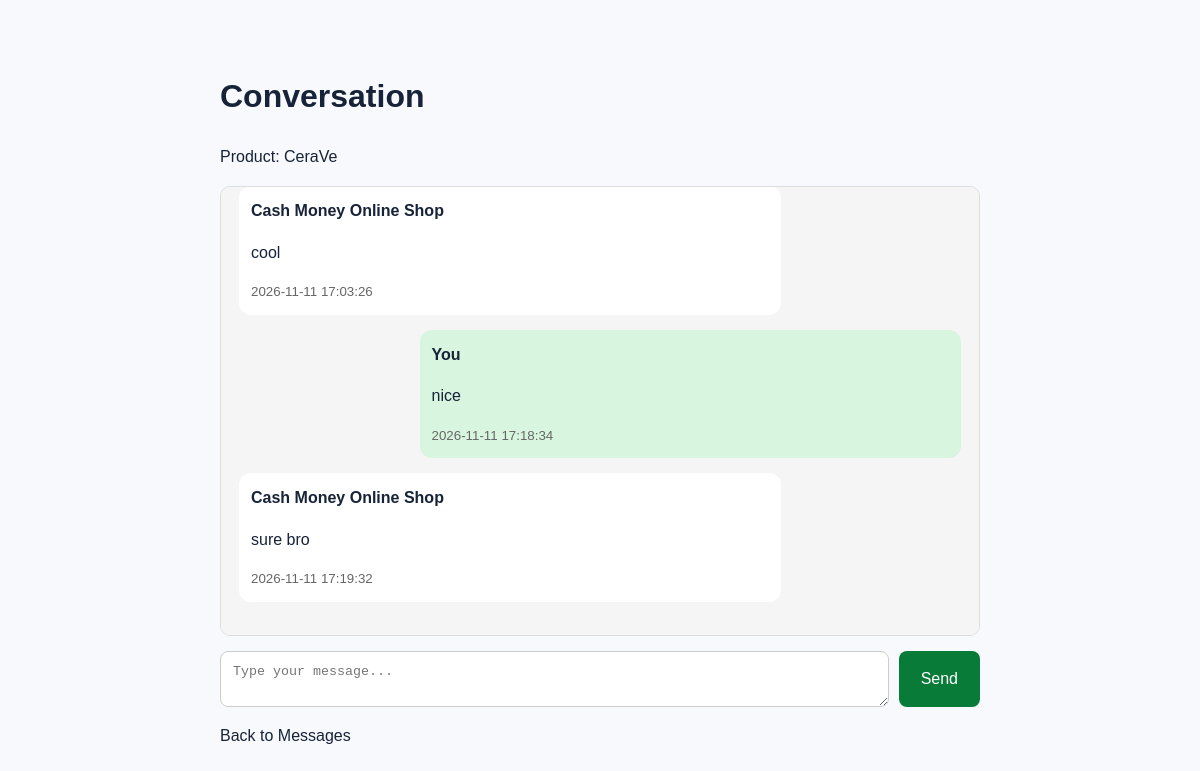
Screenshot of /messages/2 (signed in) with the database file from the repository.
### tables this page shows
CREATE TABLE products (
            id INTEGER PRIMARY KEY AUTOINCREMENT,
            seller_id INTEGER NOT NULL,
            name TEXT NOT NULL,
            category TEXT NOT NULL,
            price REAL NOT NULL CHECK(price >= 0),
            quantity INTEGER NOT NULL DEFAULT 1 CHECK(quantity >= 0),
            image TEXT,
            description TEXT,
            created_at TIMESTAMP DEFAULT CURRENT_TIMESTAMP, is_hidden INTEGER NOT NULL DEFAULT 0,
            FOREIGN KEY (seller_id) REFERENCES users(id)
        );

CREATE TABLE messages (
            id INTEGER PRIMARY KEY AUTOINCREMENT,
            conversation_id INTEGER NOT NULL,
            sender_id INTEGER NOT NULL,
            message TEXT NOT NULL CHECK(length(trim(message)) > 0),
            is_read INTEGER NOT NULL DEFAULT 0,
            created_at TIMESTAMP DEFAULT CURRENT_TIMESTAMP,

            FOREIGN KEY (conversation_id)
                REFERENCES conversations(id),

            FOREIGN KEY (sender_id)
                REFERENCES users(id)
        );

CREATE TABLE users (
            id INTEGER PRIMARY KEY AUTOINCREMENT,
            name TEXT NOT NULL,
            email TEXT NOT NULL UNIQUE,
            password_hash TEXT NOT NULL,
            role TEXT NOT NULL CHECK(role IN ('buyer', 'seller')),
            created_at TIMESTAMP DEFAULT CURRENT_TIMESTAMP
        , profile_image TEXT, shop_description TEXT);

### app.py (the view)
@app.route("/messages/<int:conversation_id>")
def view_conversation(conversation_id):
    if "user_id" not in session:
        return redirect(url_for("login"))
    user_id = session["user_id"]
    connection = get_db_connection()
    try:
        conversation = connection.execute("""
            SELECT
                c.*,
                buyer.name AS buyer_name,
                seller.name AS seller_name,
                p.name AS product_name

            FROM conversations c

            JOIN users buyer ON buyer.id = c.buyer_id
            JOIN users seller ON seller.id = c.seller_id

            LEFT JOIN products p ON p.id = c.product_id

            WHERE c.id = ?
              AND (c.buyer_id = ? OR c.seller_id = ?)

        """, (
            conversation_id,
            user_id,
            user_id
        )).fetchone()
        if conversation is None:
            abort(404)
        connection.execute("""
            UPDATE messages
            SET is_read = 1
            WHERE conversation_id = ?
              AND sender_id != ?
        """, (
            conversation_id,
            user_id
        ))
        message_list = connection.execute("""
            SELECT
                m.id,
                m.sender_id,
                m.message,
                m.is_read,
                m.created_at,
                u.name AS sender_name

            FROM messages m

            JOIN users u ON u.id = m.sender_id

            WHERE m.conversation_id = ?

            ORDER BY m.id ASC

        """, (conversation_id,)).fetchall()
        connection.commit()
    finally:
        connection.close()
    return render_template(
        "conversation.html",
        conversation=conversation,
        chat_messages=message_list
    )

### app.py (called while the page is built)
def get_db_connection():
    connection = sqlite3.connect(DATABASE)
    connection.row_factory = sqlite3.Row
    return connection

@app.context_processor
def inject_unread_messages():
    unread_messages = 0
    if "user_id" in session:
        connection = get_db_connection()
        try:
            unread_messages = connection.execute("""
                SELECT COUNT(*)
                FROM messages m
                JOIN conversations c
                    ON c.id = m.conversation_id
                WHERE m.is_read = 0
                AND m.sender_id != ?
                AND (c.buyer_id = ? OR c.seller_id = ?)
            """, (
                session["user_id"],
                session["user_id"],
                session["user_id"]
            )).fetchone()[0]
        finally:
            connection.close()
    return {
        "unread_messages": unread_messages
    }

### templates/conversation.html (shortened to what this page needs)
<!DOCTYPE html>
<html lang="en">
<head>
    <link rel="stylesheet" href="{{ url_for('static', filename='style.css') }}">
</head>
<body>
<div class="chat-container">
    <h1>Conversation</h1>
    <p>
        Product:
        {{ conversation.product_name or "General conversation" }}
    </p>
    <div class="chat-box" id="chatBox"
     data-conversation-id="{{ conversation.id }}"
     data-user-id="{{ session.get('user_id') }}">
    {% for message in chat_messages %}
        <div class="message
            {% if message.sender_id == session.get('user_id') %}
                my-message
            {% else %}
                other-message
            {% endif %}"
            data-message-id="{{ message.id }}">
            <strong>
                {% if message.sender_id == session.get('user_id') %}
                    You
                {% else %}
                    {{ message.sender_name }}
                {% endif %}
            </strong>
            <p>{{ message.message }}</p>
            <small>{{ message.created_at }}</small>
        </div>
    {% endfor %}
</div>
    <form class="message-form"
          method="POST"
          action="{{ url_for('send_message', conversation_id=conversation.id) }}">
        <textarea name="message"
                  placeholder="Type your message..."
                  maxlength="2000"
                  required></textarea>
        <button type="submit">Send</button>
    </form>
    <p>
        <a href="{{ url_for('messages') }}">Back to Messages</a>
    </p>
</div>
</body>
</body>
</html>

### static/style.css (style rules this page uses)
:root { --navy: #102846; --blue: #1769e0; --blue-light: #eaf2ff; --text: #172338; --muted: #69778a; --border: #e4eaf2; --background: #f7f9fc; --white: #ffffff; }
* { box-sizing: border-box; }
html { scroll-behavior: smooth; }
body { margin: 0; font-family: Arial, Helvetica, sans-serif; color: var(--text); background: var(--background); line-height: 1.6; }
a { color: inherit; text-decoration: none; }
button, input { font: inherit; }
button, a { -webkit-tap-highlight-color: transparent; }

### templates/conversation.html (style rules this page uses)
.chat-container { max-width: 800px; margin: 30px auto; padding: 20px; }
.chat-box { height: 450px; overflow-y: auto; padding: 18px; border: 1px solid #ddd; border-radius: 10px; background: #f5f5f5; }
.message { max-width: 75%; padding: 12px; margin-bottom: 15px; border-radius: 12px; overflow-wrap: anywhere; }
.my-message { margin-left: auto; background: #d8f5df; }
.other-message { margin-right: auto; background: white; }
.message small { display: block; margin-top: 6px; color: #666; }
.message-form { display: flex; gap: 10px; margin-top: 15px; }
.message-form textarea { flex: 1; min-height: 55px; padding: 12px; border: 1px solid #ccc; border-radius: 8px; resize: vertical; }
.message-form button { padding: 12px 22px; border: none; border-radius: 8px; background: #087b39; color: white; cursor: pointer; }

### rows the page displays
products: name "CeraVe"
messages: sender_name "Cash Money Online Shop", message "cool", created_at "2026-11-11 17:03:26"
messages: shows "You", message "nice", created_at "2026-11-11 17:18:34"
messages: sender_name "Cash Money Online Shop", message "sure bro", created_at "2026-11-11 17:19:32"
